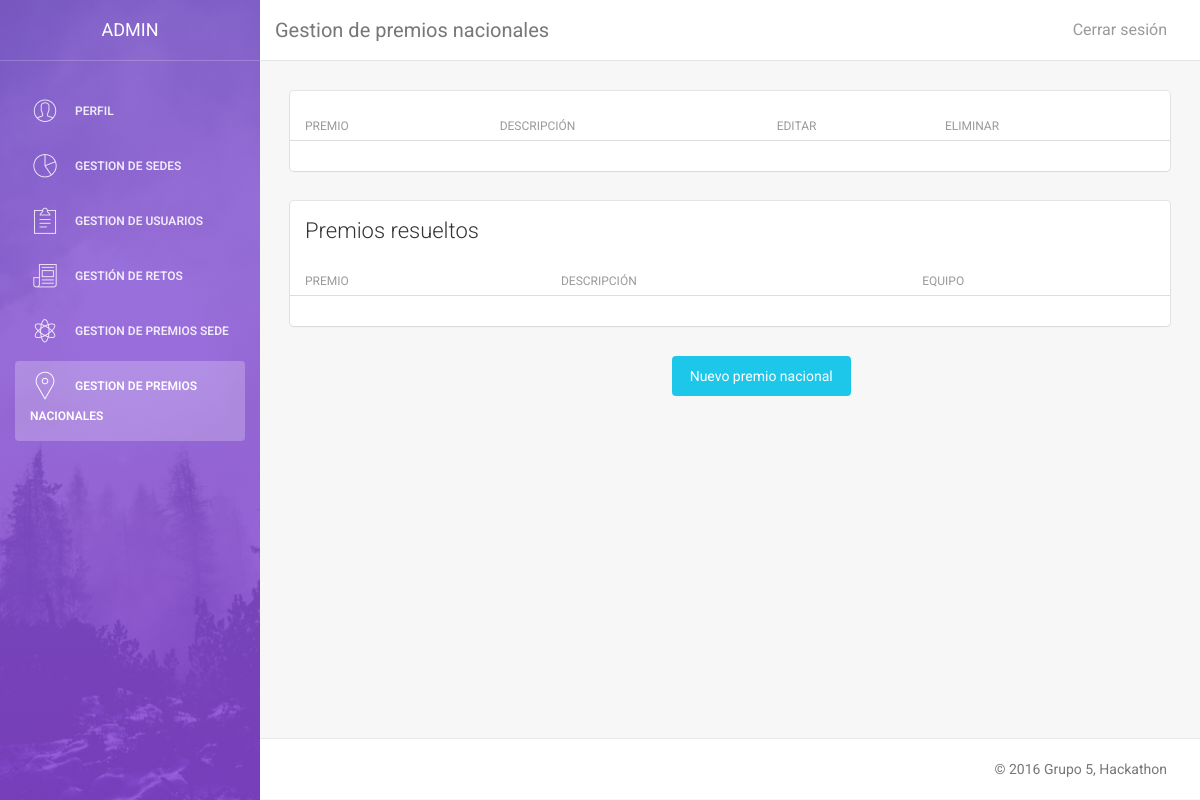
The page /vistas/admin/a_pn.php (signed in) on the database as committed earlier.
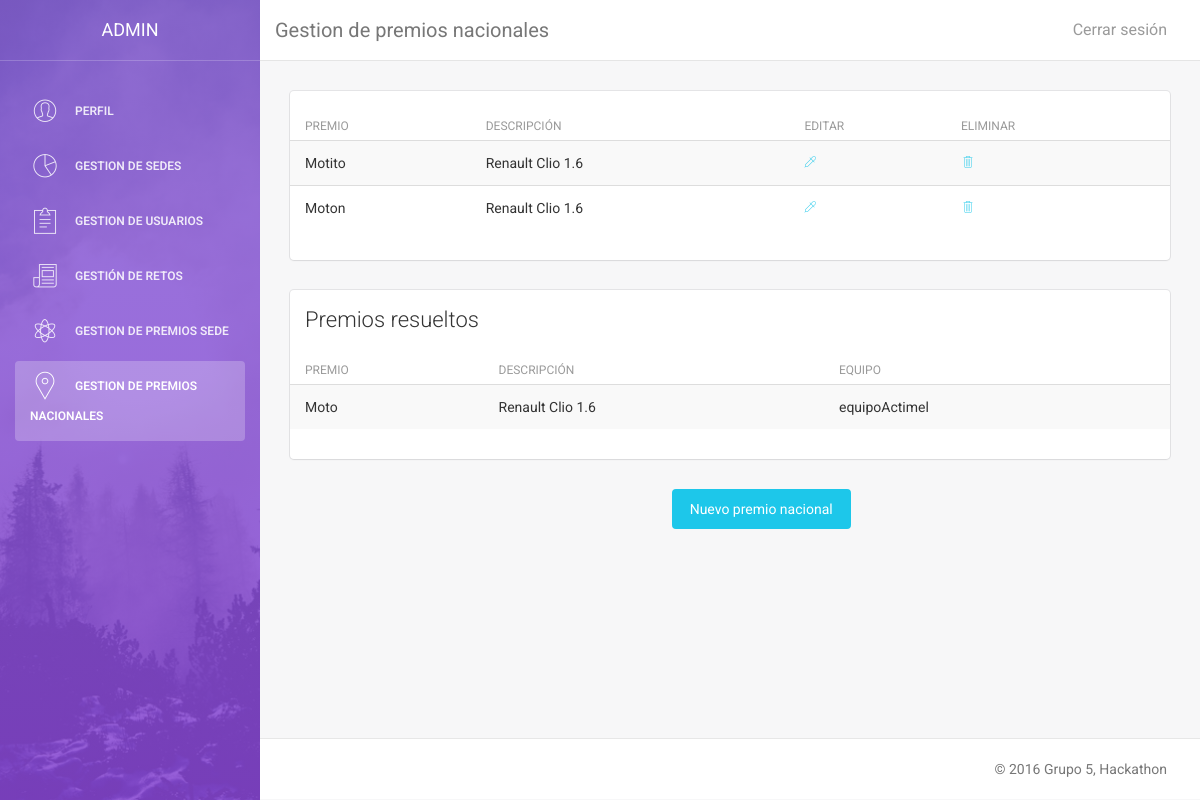
The same page on the database as committed later.
### tables this page shows
CREATE TABLE IF NOT EXISTS Premio (
  `idPremio` VARCHAR(50) NOT NULL,
  `Sede_idSede` VARCHAR(50),
  `Descripcion` VARCHAR(300),
  `FechaEquipos` DATE NOT NULL,
  `FechaJuradoS` DATE NOT NULL,
  `FechaJuradoN` VARCHAR(45),
  `TipoPremio` ENUM('s', 'n') DEFAULT 'n',
  `Solucion_EsPropuesta` TINYINT(1),
  `Solucion_Equipo_idEquipo` VARCHAR(50),
  `Solucion_Reto_idReto` VARCHAR(50),
  PRIMARY KEY (`idPremio`),
  CONSTRAINT `fk_Premio_Solucion`
    FOREIGN KEY (`Solucion_EsPropuesta` , `Solucion_Equipo_idEquipo` , `Solucion_Reto_idReto`)
    REFERENCES Solucion(`EsPropuesta` , `Equipo_idEquipo` , `Reto_idReto`)
    ON DELETE CASCADE
    ON UPDATE CASCADE,
  CONSTRAINT `fk_Premio_Sede`
    FOREIGN KEY (`Sede_idSede`)
    REFERENCES Sede(`idSede`)
    ON DELETE CASCADE
    ON UPDATE CASCADE);

### modelo/esp.php (called while the page is built, shortened)
<?php
$idioma["aceptar"] = "Aceptar";
$idioma["cancelar"] = "Cancelar";
$idioma["editar"] = "Editar";
$idioma["eliminar"] = "Eliminar";
$idioma["volver"] = "Volver";
$idioma["crear"] = "Crear";
$idioma["modificar"] = "Modificar";
$idioma["cerrar"] = "Cerrar sesión";
$idioma["si"] = "SI";
$idioma["no"] = "NO";
$idioma["ver"] = "Ver";
$idioma["add"] = "Añadir";
$idioma['perfil'] = "Perfil";
$idioma['editar_perfil'] = "Editar perfil";
$idioma['eliminar_perfil'] = "Eliminar mi cuenta";
$idioma['rol'] = "Rol";
$idioma['idioma'] = "Idioma";
$idioma['nueva_pass'] = "Nueva contraseña";
$idioma["login_introduccion"] = "Bienvenido a la pagina del Hackaton.";
$idioma["login_introduccion2"] = "El mayor evento de retos del mundo";
$idioma["login_logueate"] = "Logueate en nuestro sitio";
$idioma["login_introduzca"] = "Introduzca su usario y contraseña para entrar:";
$idioma["login_usuario"] = "Usuario";
$idioma["login_pass"] = "Contraseña";
$idioma["login_aceptar"] = "Entra!";
$idioma["login_registrar"] = "Regístrate";
$idioma["login_or"] = "o si no...";
$idioma["login_visita"] = "Mira los retos";
$idioma["login_retos"] = "Retos";
$idioma['login_frase_retos'] = "Haz click en los retos para ver su descripcion";
$idioma['volver_login'] = "Volver al login";
$idioma['crear_reto'] = "¡Crea un reto!";
$idioma["registro_introduccion"] = "Bienvenido a la pagina del Hackaton.";
$idioma["registro_introduccion2"] = "El mayor evento de retos del mundo";
$idioma["registro_registrate"] = "Regístrate en nuestro sitio";
$idioma["registro_introduzca"] = "Rellena los campos para regístrarte:";
$idioma["registro_usuario"] = "Usuario";
$idioma["registro_sede"] = "Sede";
$idioma["registro_nombre"] = "Nombre";
$idioma["registro_pass"] = "Contraseña";
$idioma["registro_email"] = "Correo";
$idioma["registro_equipo"] = "Equipo";
$idioma["registro_aceptar"] = "Regístrate";
$idioma["registro_volver"] = "Volver";
$idioma["reto_introduce"] = "Completa los siguientes campos";
$idioma["gestion_retos"] = "Gestión de retos";
$idioma["retoSi"] = "Retos aceptados";
$idioma["retoNo"] = "Retos no aceptados";
$idioma["reto_nombre"] = "Nombre del reto";
$idioma["reto_descripcion"] = "Descripción";
$idioma["reto_aceptado"] = "Aceptado";
$idioma["reto_crear"] = "Crear reto";
$idioma["reto_modificar"] = "Modificar reto";
$idioma['retos'] = "Retos";
$idioma['reto_eliminar'] = "Eliminar reto";
$idioma["gestion_sedes"] = "Gestion de sedes";
$idioma["nueva_sede"] = "Nueva Sede";
$idioma["id_Sede"] = "Introduzca Ubicación";
$idioma["nombre_sede"] = "Nombre de sede";
$idioma["eliminar_sede"] = "Eliminar sede";
?>

### modelo/model_premio.php (called while the page is built, shortened)
<?php
include_once 'connect_DB.php';
class Premio {
    public function listar($tipo){
        $db = new Database();
        $sqlPremios = $db->consulta('SELECT * FROM Premio WHERE TipoPremio= \'' . $tipo . '\'');
        $arrayPremios = array();
        while ($row = mysqli_fetch_assoc($sqlPremios)) {
            $arrayPremios[] = $row;
        }
        return $arrayPremios;
    }
}
?>

### modelo/connect_DB.php (called while the page is built, shortened)
<?php
class Database {
    var $conexion;
    public function __construct($host="localhost",$user="admin_hackaton",
                                $pass="iu", $db="et1_hackaton"){
        $this->conexion = mysqli_connect($host, $user, $pass, $db);
    }
    public function consulta($sentencia){
        return mysqli_query($this->conexion,$sentencia);
    }
}
?>

### vistas/admin/a_pn.php (the view, shortened to what the changed rows need)
<!doctype html>
<html lang="en">
    <?php
    include_once '../../modelo/model_premio.php';
    $premio = new Premio();
    $premios = $premio->listar('n');
    ?>
    <body>
        <div class="wrapper">
            <div class="main-panel">
                <div class="content">
                    <div class="container-fluid">
                        <div class="row">
                            <div class="col-md-12">
                                <div class="card">
                                    <div class="content table-responsive table-full-width">
                                        <table class="table table-hover table-striped">
                                            <thead>
                                                <th><?php echo $idioma["premio"]; ?></th>
                                                <th><?php echo $idioma["reto_descripcion"]; ?></th>
                                                <th><?php echo $idioma["editar"]; ?></th>
                                                <th><?php echo $idioma["eliminar"]; ?></th>
                                            </thead>
                                            <tbody>
                                                <?php foreach ($premios as $p){
                                                if($p['Solucion_EsPropuesta'] == null){
                                                ?>
                                                <tr>
                                                    <td><?php echo $p['idPremio'];?></td>
                                                    <td><?php echo $p['Descripcion'];?></td>
                                                    <td><a href="a_pn_mod.php?pn=<?php echo $p['idPremio'];?>"><i class="pe-7s-eyedropper"></i></a></td>
                                                    <td><a href="a_pn_del.php?pn=<?php echo $p['idPremio'];?>"><i class="pe-7s-trash"></i></a></td>
                                                </tr>
                                                <?php } }?>
                                            </tbody>
                                        </table>
                                    </div>
                                </div>
                                <div class="card">
                                    <div class="content table-responsive table-full-width">
                                        <table class="table table-hover table-striped">
                                            <thead>
                                                <th><?php echo $idioma["premio"]; ?></th>
                                                <th><?php echo $idioma["reto_descripcion"]; ?></th>
                                                <th><?php echo $idioma["equipo"]; ?></th>
                                            </thead>
                                            <tbody>
                                                <?php foreach ($premios as $p){
                                                if($p['Solucion_EsPropuesta'] != null){
                                                ?>
                                                <tr>
                                                    <td><?php echo $p['idPremio'];?></td>
                                                    <td><?php echo $p['Descripcion'];?></td>
                                                    <td><?php echo $p['Solucion_Equipo_idEquipo'];?><i class="pe-7s-eye-dropper"></i></td>
                                                </tr>
                                                <?php } }?>
                                            </tbody>
                                        </table>
                                    </div>
                                </div>
                            </div>
                        </div>
                    </div>
                </div>
            </div>
        </div>
    </body>
</html>

Rows that differ between the two databases and show on the page:
added premio: idPremio "Motito", Descripcion "Renault Clio 1.6"
added premio: idPremio "Moton", Descripcion "Renault Clio 1.6"
added premio: idPremio "Moto", Descripcion "Renault Clio 1.6", Solucion_Equipo_idEquipo "equipoActimel", shown under "Premios resueltos"
